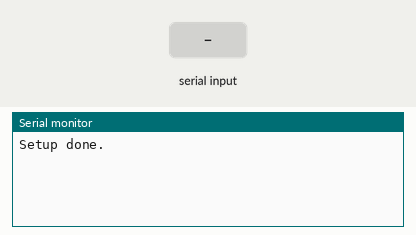
Simulated run of this sketch. Board: Arduino Uno, built with avr-gcc and run on an emulated ATmega328P. Shown: the last lines printed to the serial monitor. The inputs (shaded band) are chosen by the test bench.

Above: at 1.2 s.
1.3 s: "1\n" received over Serial
At 1.7 s:
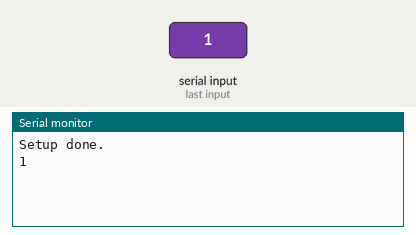
2.8 s: "0\n" received over the second serial link
At 4.0 s:
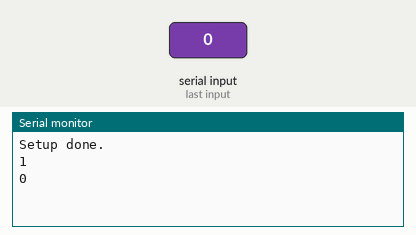
4.3 s: "2\n" received over Serial
At 5.1 s:
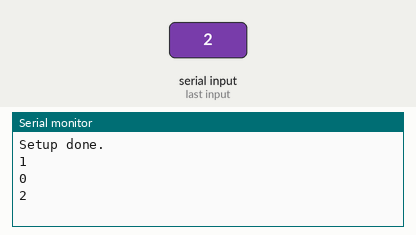

The sketch:

arduino-uart.ino
```cpp
#include <SoftwareSerial.h>

SoftwareSerial EspSerial(10, 11); // RX, TX

void setup() {
  // put your setup code here, to run once:
  Serial.begin(115200);
  EspSerial.begin(115200);
  Serial.println("Setup done.");
}

void loop() {
  // put your main code here, to run repeatedly:
  if(Serial.available()) {
    String str = Serial.readStringUntil('\n');
    Serial.println(str);
    EspSerial.println(str);
    delay(10);
  }
  if(EspSerial.available()) {
    String str = EspSerial.readStringUntil('\n');
    Serial.println(str);
    delay(10);
  }
}
```

Measured:
- after the input at 1.3 s, the serial monitor: prints a new line at once (image 1)
- after the input at 2.8 s, the serial monitor: prints a new line at once (image 2)
- after the input at 4.3 s, the serial monitor: prints a new line at once (image 3)
